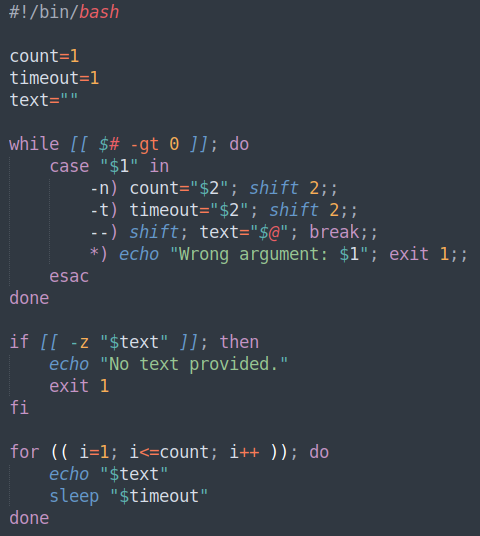
#> input picture 2/1.png, 480 x 536 px
$ python 2.py
#> lines starting #> are read from the running program, lines starting #| are printed output that depends on the picture
import numpy as np
import matplotlib.pyplot as plt
from PIL import Image
import os

# Функции оценки искажений
def compute_mse(original, stego):
    """Вычисляет среднюю квадратическую ошибку (MSE) между оригинальным и стегоизображением."""
    mse = np.mean((original.astype(np.float64) - stego.astype(np.float64)) ** 2)
    return mse

def compute_snr(original, stego):
    """Вычисляет отношение сигнал/шум (SNR) в децибелах между оригиналом и стегоизображением."""
    signal = np.sum(original.astype(np.float64) ** 2)
    noise = np.sum((original.astype(np.float64) - stego.astype(np.float64)) ** 2)
    if noise == 0:
        return float('inf')
    snr = 10 * np.log10(signal / noise)
    return snr

def compute_maxD(original, stego):
    """Вычисляет максимальное абсолютное отклонение."""
    return np.max(np.abs(original.astype(np.float64) - stego.astype(np.float64)))

# Функции встраивания и извлечения для изображения
def embed_watermark(image_array, watermark, lam):
    """
    Встраивает watermark в изображение с использованием параметра lam.
    Здесь используется аддитивная модель: стего = изображение + lam * watermark.
    Если изображение цветное, применяется ко всем каналам.
    """
    # Приводим к типу float для точности
    stego = image_array.astype(np.float64) + lam * watermark.astype(np.float64)
    # Обрезаем значения до допустимого диапазона [0, 255]
    stego = np.clip(stego, 0, 255)
    return stego

def extract_watermark(original, stego, lam):
    """
    Извлекает watermark из стегоизображения с использованием оригинального изображения и lam.
    Вычисляется как (stego - original)/lam с последующей бинаризацией по порогу 0.
    """
    extracted = (stego - original.astype(np.float64)) / lam
    extracted = np.where(extracted >= 0, 1, -1)
    return extracted

def simulate_with_image(image_path, lam_values, num_trials=10):
    """
    Для заданного набора значений lam проводит серию испытаний с использованием изображения,
    вычисляя вероятность ошибки извлечения и метрики искажений.
    Возвращает результаты в виде словаря.
    """
#> called with image_path = '1.png', lam_values = array of shape (20,), num_trials = 10
    # Загружаем изображение и приводим к numpy-массиву
    img = Image.open(image_path)
#> img is the input picture: PIL image 480x536 RGB; mean R, G, B 52.4, 60.1, 69.1
    image_array = np.array(img)

    # Если изображение цветное, обработаем каждый канал отдельно
    if image_array.ndim == 3:
        channels = image_array.shape[2]
#> channels = 3
    else:
        channels = 1
        image_array = image_array[..., np.newaxis]  # добавляем размерность для единообразия

    results = {lam: [] for lam in lam_values}

    # Генерируем watermark для каждого канала (матрица тех же размеров, что и изображение)
    watermark = np.random.choice([1, -1], size=image_array.shape)

    for lam in lam_values:
        error_rates = []
        mses = []
        snrs = []
        maxDs = []

        for _ in range(num_trials):
            # Встраивание watermark в изображение
            stego = embed_watermark(image_array, watermark, lam)

            # Извлечение watermark
            extracted = extract_watermark(image_array, stego, lam)

            # Вычисление вероятности ошибки (сравниваем по всем каналам)
            errors = np.sum(extracted != watermark)
            total = watermark.size
            err_rate = errors / total

            # Метрики искажений (считаем по объединённому изображению)
            mse = compute_mse(image_array, stego)
            snr = compute_snr(image_array, stego)
            maxD = compute_maxD(image_array, stego)

            error_rates.append(err_rate)
            mses.append(mse)
            snrs.append(snr)
            maxDs.append(maxD)

        results[lam] = {
            'err_rate': np.mean(error_rates),
            'mse': np.mean(mses),
            'snr': np.mean(snrs),
            'maxD': np.mean(maxDs)
        }
#> this loop made 20 passes
#> pass 1, in extract_watermark, `extracted = (stego - original.astype(np.float64)) / lam`:
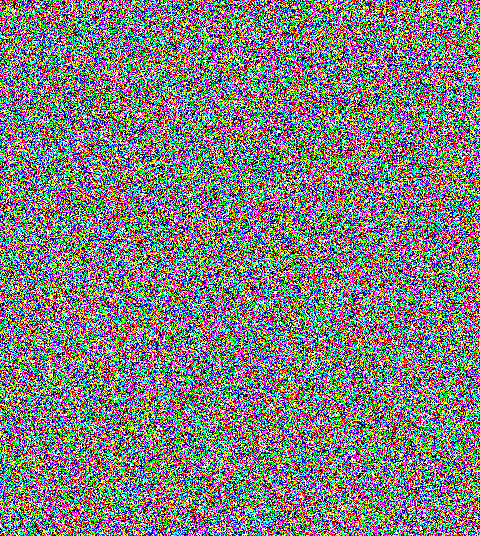
#> extracted: shape (536, 480, 3) float64; mean R, G, B 0.00395, 0.00107, -0.00161; drawn with min black and max white

    return results, image_array, watermark

image_path = '1.png'

# Задаём диапазон lam
lam_values = np.linspace(0.1, 5, 20)
results, original_image, watermark = simulate_with_image(image_path, lam_values, num_trials=10)

# Извлекаем данные для построения графика зависимости вероятности ошибки от lam
err_rates = [results[lam]['err_rate'] for lam in lam_values]

plt.figure(figsize=(8, 6))
plt.plot(lam_values, err_rates, marker='o', linestyle='-')
plt.xlabel('λ (энергия встраиваемого сигнала)')
plt.ylabel('Вероятность ошибки извлечения')
plt.title('Зависимость вероятности ошибок извлечения от λ')
plt.grid(True)
plt.show()
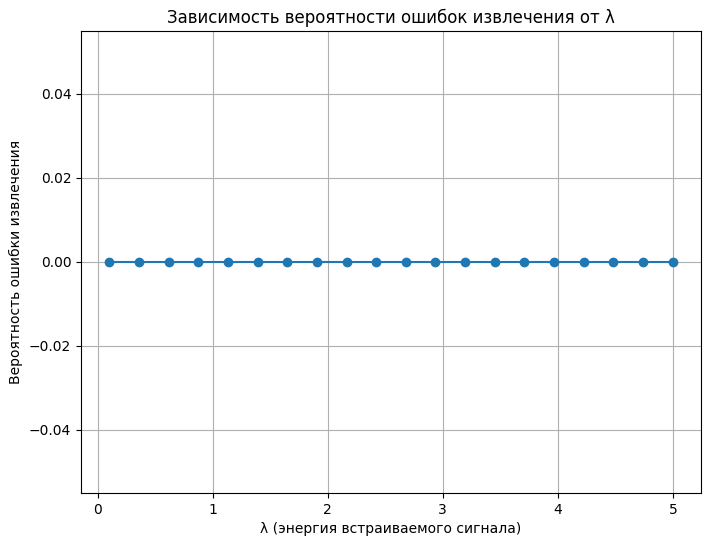
#> figure drawn by matplotlib, 1 panel

# Выводим метрики для каждого значения lam
for lam in lam_values:
    print(f"λ = {lam:.2f} | Err rate = {results[lam]['err_rate']:.4f} | MSE = {results[lam]['mse']:.2f} | SNR = {results[lam]['snr']:.2f} dB | maxD = {results[lam]['maxD']:.2f}")
#> this loop made 20 passes
#| λ = 0.10 | Err rate = 0.0000 | MSE = 0.01 | SNR = 56.17 dB | maxD = 0.10
#| λ = 0.36 | Err rate = 0.0000 | MSE = 0.13 | SNR = 45.10 dB | maxD = 0.36
#| λ = 0.62 | Err rate = 0.0000 | MSE = 0.38 | SNR = 40.39 dB | maxD = 0.62
#| λ = 0.87 | Err rate = 0.0000 | MSE = 0.76 | SNR = 37.35 dB | maxD = 0.87
#| λ = 1.13 | Err rate = 0.0000 | MSE = 1.28 | SNR = 35.10 dB | maxD = 1.13
#| λ = 1.39 | Err rate = 0.0000 | MSE = 1.93 | SNR = 33.32 dB | maxD = 1.39
#| λ = 1.65 | Err rate = 0.0000 | MSE = 2.71 | SNR = 31.84 dB | maxD = 1.65
#| λ = 1.91 | Err rate = 0.0000 | MSE = 3.63 | SNR = 30.58 dB | maxD = 1.91
#> (further printed lines are left out)

# В качестве примера можно также визуализировать оригинальное и стего-изображение для выбранного lam
selected_lam = lam_values[len(lam_values) // 2]
stego_image = embed_watermark(original_image, watermark, selected_lam)

# Если изображение было цветным, преобразуем обратно, иначе убираем лишнюю размерность
if stego_image.shape[2] == 1:
    stego_image = stego_image.squeeze(axis=2)

# Отображаем оригинал и стего-изображение
plt.figure(figsize=(12, 6))
plt.subplot(1, 2, 1)
plt.imshow(original_image.astype(np.uint8))
plt.title("Оригинальное изображение")
plt.axis('off')

plt.subplot(1, 2, 2)
plt.imshow(stego_image.astype(np.uint8))
plt.title(f"Stego изображение (λ = {selected_lam:.2f})")
plt.axis('off')

plt.show()
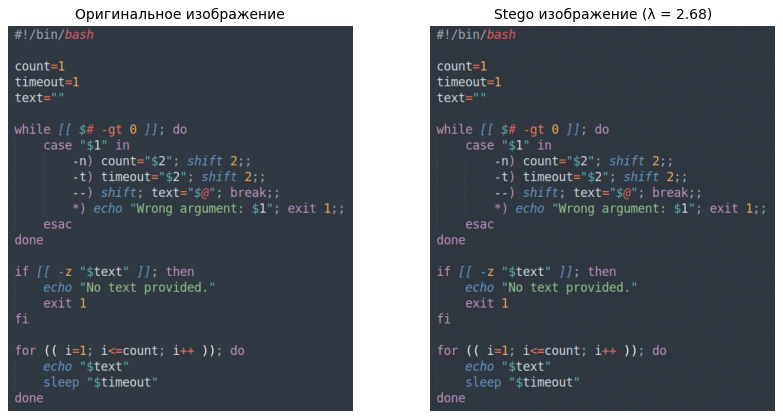
#> figure drawn by matplotlib, 2 panels

output_dir = "stego_images"
os.makedirs(output_dir, exist_ok=True)

for lam in lam_values:
    # Встраивание
    stego_image = embed_watermark(original_image, watermark, lam)

    # Преобразуем в uint8 для сохранения
    stego_uint8 = np.clip(stego_image, 0, 255).astype(np.uint8)
    stego_pil = Image.fromarray(stego_uint8)

    # Сохраняем с именем, отражающим значение λ
    filename = f"stego_lambda_{lam:.2f}.png"
    filepath = os.path.join(output_dir, filename)
    stego_pil.save(filepath)

    print(f"✅ Сохранено: {filepath}")
